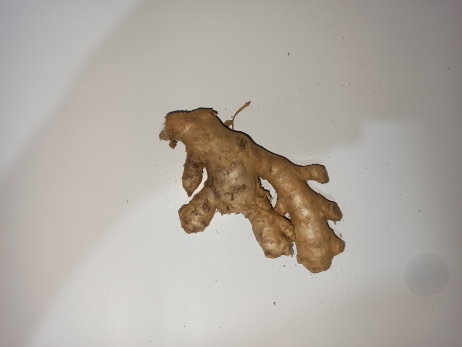
#> input picture images/jahe.jpg, 462 x 347 px, found by its file name
$ python 04-niblack-sauvola.py
#> lines starting #> are read from the running program, lines starting #| are printed output that depends on the picture; after the words box and inside, x2 and y2 are one past the last pixel; in counts of white or black regions, pixels touching at a corner belong together
import matplotlib.pyplot as plt
from skimage import io, color, filters

img = io.imread("images/jahe.jpg")
#> img is the input picture: shape (347, 462, 3); mean R, G, B 175.8, 169, 161.4
gray = color.rgb2gray(img)
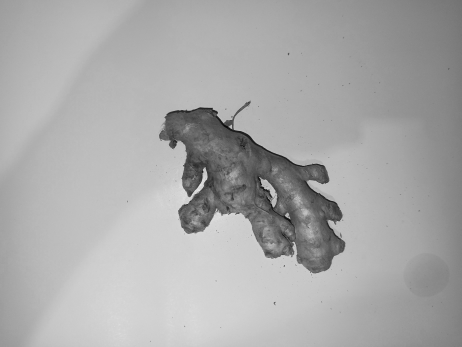
#> gray: shape (347, 462) float64; min 0.0433, max 0.899, mean 0.666
window_size = 909
thresh_niblack = filters.threshold_niblack(gray, window_size=window_size, k=1.5)
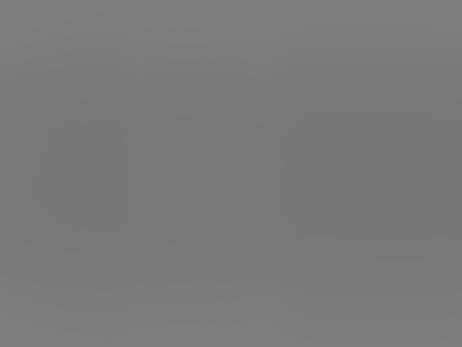
#> thresh_niblack: shape (347, 462) float64; min 0.468, max 0.499, mean 0.479
thresh_sauvola = filters.threshold_sauvola(gray, window_size=window_size)

binary_niblack = gray > thresh_niblack
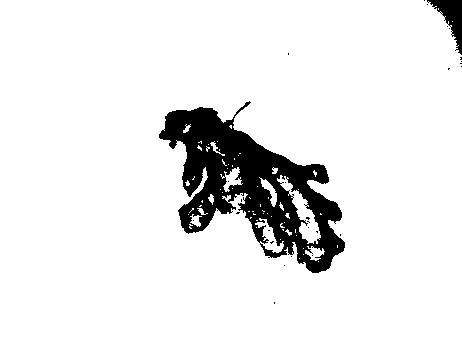
#> binary_niblack: shape (347, 462) bool; 91.4% white; 28 black regions (26 under 20 px), largest, box (x1, y1, x2, y2) and area: (159, 101, 345, 273) 12969, (427, 0, 462, 55) 777
binary_sauvola = gray > thresh_sauvola
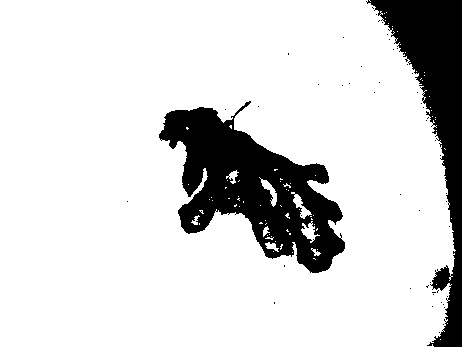
#> binary_sauvola: shape (347, 462) bool; 84.1% white; 51 black regions (49 under 20 px), largest, box (x1, y1, x2, y2) and area: (159, 101, 345, 273) 14805, (366, 0, 462, 347) 10660

plt.figure(figsize=(10, 8))
plt.subplot(2, 2, 1)
plt.imshow(img)
plt.title("Original")
plt.axis("off")
plt.subplot(2, 2, 2)
plt.imshow(gray, cmap="gray")
plt.title("Gray")
plt.axis("off")
plt.subplot(2, 2, 3)
plt.imshow(binary_niblack, cmap="gray")
plt.title("Niblack")
plt.axis("off")
plt.subplot(2, 2, 4)
plt.imshow(binary_sauvola, cmap="gray")
plt.title("Sauvola")
plt.axis("off")
plt.show()
